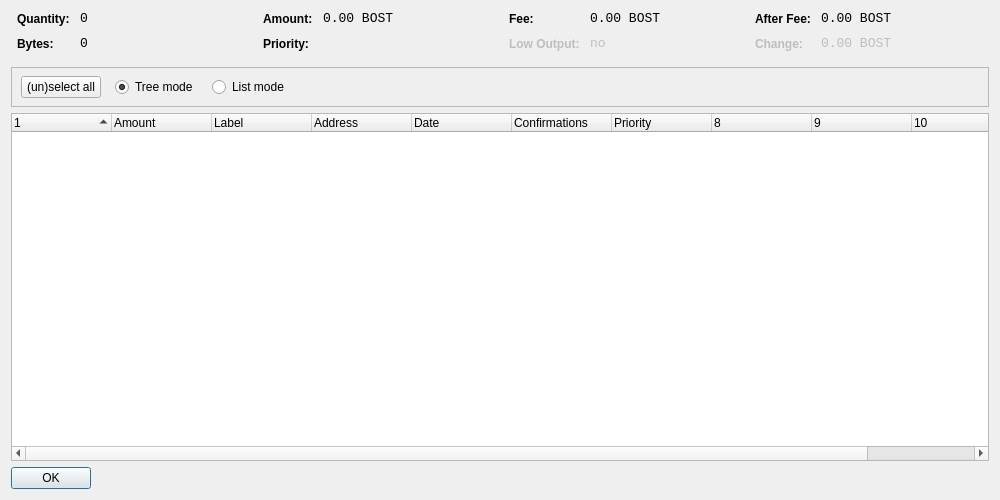
<?xml version="1.0" encoding="UTF-8"?>
<ui version="4.0">
 <class>CoinControlDialog</class>
 <widget class="QDialog" name="CoinControlDialog">
  <property name="geometry">
   <rect>
    <x>0</x>
    <y>0</y>
    <width>1000</width>
    <height>500</height>
   </rect>
  </property>
  <property name="windowTitle">
   <string>Coin Control</string>
  </property>
  <layout class="QVBoxLayout" name="verticalLayout">
   <item>
    <layout class="QHBoxLayout" name="horizontalLayoutTop" stretch="0,0,0,0">
     <property name="topMargin">
      <number>0</number>
     </property>
     <property name="bottomMargin">
      <number>10</number>
     </property>
     <item>
      <layout class="QFormLayout" name="formLayoutCoinControl1">
       <property name="horizontalSpacing">
        <number>10</number>
       </property>
       <property name="verticalSpacing">
        <number>10</number>
       </property>
       <property name="leftMargin">
        <number>6</number>
       </property>
       <property name="rightMargin">
        <number>6</number>
       </property>
       <item row="0" column="0">
        <widget class="QLabel" name="labelCoinControlQuantityText">
         <property name="styleSheet">
          <string notr="true">font-weight:bold;</string>
         </property>
         <property name="text">
          <string>Quantity:</string>
         </property>
        </widget>
       </item>
       <item row="0" column="1">
        <widget class="QLabel" name="labelCoinControlQuantity">
         <property name="font">
          <font>
           <family>Monospace</family>
           <pointsize>10</pointsize>
          </font>
         </property>
         <property name="cursor">
          <cursorShape>IBeamCursor</cursorShape>
         </property>
         <property name="contextMenuPolicy">
          <enum>Qt::ActionsContextMenu</enum>
         </property>
         <property name="text">
          <string notr="true">0</string>
         </property>
         <property name="textInteractionFlags">
          <set>Qt::LinksAccessibleByMouse|Qt::TextSelectableByKeyboard|Qt::TextSelectableByMouse</set>
         </property>
        </widget>
       </item>
       <item row="1" column="0">
        <widget class="QLabel" name="labelCoinControlBytesText">
         <property name="styleSheet">
          <string notr="true">font-weight:bold;</string>
         </property>
         <property name="text">
          <string>Bytes:</string>
         </property>
        </widget>
       </item>
       <item row="1" column="1">
        <widget class="QLabel" name="labelCoinControlBytes">
         <property name="font">
          <font>
           <family>Monospace</family>
           <pointsize>10</pointsize>
          </font>
         </property>
         <property name="cursor">
          <cursorShape>IBeamCursor</cursorShape>
         </property>
         <property name="contextMenuPolicy">
          <enum>Qt::ActionsContextMenu</enum>
         </property>
         <property name="text">
          <string notr="true">0</string>
         </property>
         <property name="textInteractionFlags">
          <set>Qt::LinksAccessibleByMouse|Qt::TextSelectableByKeyboard|Qt::TextSelectableByMouse</set>
         </property>
        </widget>
       </item>
      </layout>
     </item>
     <item>
      <layout class="QFormLayout" name="formLayoutCoinControl2">
       <property name="horizontalSpacing">
        <number>10</number>
       </property>
       <property name="verticalSpacing">
        <number>10</number>
       </property>
       <property name="leftMargin">
        <number>6</number>
       </property>
       <property name="rightMargin">
        <number>6</number>
       </property>
       <item row="0" column="0">
        <widget class="QLabel" name="labelCoinControlAmountText">
         <property name="styleSheet">
          <string notr="true">font-weight:bold;</string>
         </property>
         <property name="text">
          <string>Amount:</string>
         </property>
        </widget>
       </item>
       <item row="0" column="1">
        <widget class="QLabel" name="labelCoinControlAmount">
         <property name="font">
          <font>
           <family>Monospace</family>
           <pointsize>10</pointsize>
          </font>
         </property>
         <property name="cursor">
          <cursorShape>IBeamCursor</cursorShape>
         </property>
         <property name="contextMenuPolicy">
          <enum>Qt::ActionsContextMenu</enum>
         </property>
         <property name="text">
          <string notr="true">0.00 BOST</string>
         </property>
         <property name="textInteractionFlags">
          <set>Qt::LinksAccessibleByMouse|Qt::TextSelectableByKeyboard|Qt::TextSelectableByMouse</set>
         </property>
        </widget>
       </item>
       <item row="1" column="0">
        <widget class="QLabel" name="labelCoinControlPriorityText">
         <property name="styleSheet">
          <string notr="true">font-weight:bold;</string>
         </property>
         <property name="text">
          <string>Priority:</string>
         </property>
        </widget>
       </item>
       <item row="1" column="1">
        <widget class="QLabel" name="labelCoinControlPriority">
         <property name="font">
          <font>
           <family>Monospace</family>
           <pointsize>10</pointsize>
          </font>
         </property>
         <property name="cursor">
          <cursorShape>IBeamCursor</cursorShape>
         </property>
         <property name="contextMenuPolicy">
          <enum>Qt::ActionsContextMenu</enum>
         </property>
         <property name="text">
          <string/>
         </property>
         <property name="textInteractionFlags">
          <set>Qt::LinksAccessibleByMouse|Qt::TextSelectableByKeyboard|Qt::TextSelectableByMouse</set>
         </property>
        </widget>
       </item>
      </layout>
     </item>
     <item>
      <layout class="QFormLayout" name="formLayoutCoinControl3">
       <property name="horizontalSpacing">
        <number>10</number>
       </property>
       <property name="verticalSpacing">
        <number>10</number>
       </property>
       <property name="leftMargin">
        <number>6</number>
       </property>
       <property name="rightMargin">
        <number>6</number>
       </property>
       <item row="0" column="0">
        <widget class="QLabel" name="labelCoinControlFeeText">
         <property name="styleSheet">
          <string notr="true">font-weight:bold;</string>
         </property>
         <property name="text">
          <string>Fee:</string>
         </property>
        </widget>
       </item>
       <item row="0" column="1">
        <widget class="QLabel" name="labelCoinControlFee">
         <property name="font">
          <font>
           <family>Monospace</family>
           <pointsize>10</pointsize>
          </font>
         </property>
         <property name="cursor">
          <cursorShape>IBeamCursor</cursorShape>
         </property>
         <property name="contextMenuPolicy">
          <enum>Qt::ActionsContextMenu</enum>
         </property>
         <property name="text">
          <string notr="true">0.00 BOST</string>
         </property>
         <property name="textInteractionFlags">
          <set>Qt::LinksAccessibleByMouse|Qt::TextSelectableByKeyboard|Qt::TextSelectableByMouse</set>
         </property>
        </widget>
       </item>
       <item row="1" column="0">
        <widget class="QLabel" name="labelCoinControlLowOutputText">
         <property name="enabled">
          <bool>false</bool>
         </property>
         <property name="styleSheet">
          <string notr="true">font-weight:bold;</string>
         </property>
         <property name="text">
          <string>Low Output:</string>
         </property>
        </widget>
       </item>
       <item row="1" column="1">
        <widget class="QLabel" name="labelCoinControlLowOutput">
         <property name="enabled">
          <bool>false</bool>
         </property>
         <property name="font">
          <font>
           <family>Monospace</family>
           <pointsize>10</pointsize>
          </font>
         </property>
         <property name="cursor">
          <cursorShape>IBeamCursor</cursorShape>
         </property>
         <property name="contextMenuPolicy">
          <enum>Qt::ActionsContextMenu</enum>
         </property>
         <property name="text">
          <string notr="true">no</string>
         </property>
         <property name="textInteractionFlags">
          <set>Qt::LinksAccessibleByMouse|Qt::TextSelectableByKeyboard|Qt::TextSelectableByMouse</set>
         </property>
        </widget>
       </item>
      </layout>
     </item>
     <item>
      <layout class="QFormLayout" name="formLayoutCoinControl4">
       <property name="horizontalSpacing">
        <number>10</number>
       </property>
       <property name="verticalSpacing">
        <number>10</number>
       </property>
       <property name="leftMargin">
        <number>6</number>
       </property>
       <property name="rightMargin">
        <number>6</number>
       </property>
       <item row="0" column="0">
        <widget class="QLabel" name="labelCoinControlAfterFeeText">
         <property name="styleSheet">
          <string notr="true">font-weight:bold;</string>
         </property>
         <property name="text">
          <string>After Fee:</string>
         </property>
        </widget>
       </item>
       <item row="0" column="1">
        <widget class="QLabel" name="labelCoinControlAfterFee">
         <property name="font">
          <font>
           <family>Monospace</family>
           <pointsize>10</pointsize>
          </font>
         </property>
         <property name="cursor">
          <cursorShape>IBeamCursor</cursorShape>
         </property>
         <property name="contextMenuPolicy">
          <enum>Qt::ActionsContextMenu</enum>
         </property>
         <property name="text">
          <string notr="true">0.00 BOST</string>
         </property>
         <property name="textInteractionFlags">
          <set>Qt::LinksAccessibleByMouse|Qt::TextSelectableByKeyboard|Qt::TextSelectableByMouse</set>
         </property>
        </widget>
       </item>
       <item row="1" column="0">
        <widget class="QLabel" name="labelCoinControlChangeText">
         <property name="enabled">
          <bool>false</bool>
         </property>
         <property name="styleSheet">
          <string notr="true">font-weight:bold;</string>
         </property>
         <property name="text">
          <string>Change:</string>
         </property>
        </widget>
       </item>
       <item row="1" column="1">
        <widget class="QLabel" name="labelCoinControlChange">
         <property name="enabled">
          <bool>false</bool>
         </property>
         <property name="font">
          <font>
           <family>Monospace</family>
           <pointsize>10</pointsize>
          </font>
         </property>
         <property name="cursor">
          <cursorShape>IBeamCursor</cursorShape>
         </property>
         <property name="contextMenuPolicy">
          <enum>Qt::ActionsContextMenu</enum>
         </property>
         <property name="text">
          <string notr="true">0.00 BOST</string>
         </property>
         <property name="textInteractionFlags">
          <set>Qt::LinksAccessibleByMouse|Qt::TextSelectableByKeyboard|Qt::TextSelectableByMouse</set>
         </property>
        </widget>
       </item>
      </layout>
     </item>
    </layout>
   </item>
   <item>
    <widget class="QFrame" name="frame">
     <property name="minimumSize">
      <size>
       <width>0</width>
       <height>40</height>
      </size>
     </property>
     <property name="frameShape">
      <enum>QFrame::StyledPanel</enum>
     </property>
     <property name="frameShadow">
      <enum>QFrame::Sunken</enum>
     </property>
     <widget class="QWidget" name="horizontalLayoutWidget">
      <property name="geometry">
       <rect>
        <x>10</x>
        <y>0</y>
        <width>781</width>
        <height>41</height>
       </rect>
      </property>
      <layout class="QHBoxLayout" name="horizontalLayoutPanel" stretch="0,0,0,0,0">
       <property name="spacing">
        <number>14</number>
       </property>
       <item>
        <widget class="QPushButton" name="pushButtonSelectAll">
         <property name="sizePolicy">
          <sizepolicy hsizetype="Maximum" vsizetype="Fixed">
           <horstretch>0</horstretch>
           <verstretch>0</verstretch>
          </sizepolicy>
         </property>
         <property name="text">
          <string>(un)select all</string>
         </property>
        </widget>
       </item>
       <item>
        <widget class="QRadioButton" name="radioTreeMode">
         <property name="sizePolicy">
          <sizepolicy hsizetype="Maximum" vsizetype="Fixed">
           <horstretch>0</horstretch>
           <verstretch>0</verstretch>
          </sizepolicy>
         </property>
         <property name="text">
          <string>Tree mode</string>
         </property>
         <property name="checked">
          <bool>true</bool>
         </property>
        </widget>
       </item>
       <item>
        <widget class="QRadioButton" name="radioListMode">
         <property name="sizePolicy">
          <sizepolicy hsizetype="Maximum" vsizetype="Fixed">
           <horstretch>0</horstretch>
           <verstretch>0</verstretch>
          </sizepolicy>
         </property>
         <property name="text">
          <string>List mode</string>
         </property>
        </widget>
       </item>
       <item>
        <spacer name="horizontalSpacer">
         <property name="orientation">
          <enum>Qt::Horizontal</enum>
         </property>
         <property name="sizeHint" stdset="0">
          <size>
           <width>40</width>
           <height>20</height>
          </size>
         </property>
        </spacer>
       </item>
      </layout>
     </widget>
    </widget>
   </item>
   <item>
    <widget class="CoinControlTreeWidget" name="treeWidget">
     <property name="contextMenuPolicy">
      <enum>Qt::CustomContextMenu</enum>
     </property>
     <property name="sortingEnabled">
      <bool>false</bool>
     </property>
     <property name="columnCount">
      <number>11</number>
     </property>
     <attribute name="headerShowSortIndicator" stdset="0">
      <bool>true</bool>
     </attribute>
     <attribute name="headerStretchLastSection">
      <bool>false</bool>
     </attribute>
     <column>
      <property name="text">
       <string/>
      </property>
     </column>
     <column>
      <property name="text">
       <string>Amount</string>
      </property>
     </column>
     <column>
      <property name="text">
       <string>Label</string>
      </property>
     </column>
     <column>
      <property name="text">
       <string>Address</string>
      </property>
     </column>
     <column>
      <property name="text">
       <string>Date</string>
      </property>
     </column>
     <column>
      <property name="text">
       <string>Confirmations</string>
      </property>
      <property name="toolTip">
       <string>Confirmed</string>
      </property>
     </column>
     <column>
      <property name="text">
       <string>Priority</string>
      </property>
     </column>
     <column>
      <property name="text">
       <string/>
      </property>
     </column>
     <column>
      <property name="text">
       <string/>
      </property>
     </column>
     <column>
      <property name="text">
       <string/>
      </property>
     </column>
     <column>
      <property name="text">
       <string/>
      </property>
     </column>
    </widget>
   </item>
   <item>
    <widget class="QDialogButtonBox" name="buttonBox">
     <property name="sizePolicy">
      <sizepolicy hsizetype="Maximum" vsizetype="Fixed">
       <horstretch>0</horstretch>
       <verstretch>0</verstretch>
      </sizepolicy>
     </property>
     <property name="orientation">
      <enum>Qt::Horizontal</enum>
     </property>
     <property name="standardButtons">
      <set>QDialogButtonBox::Ok</set>
     </property>
    </widget>
   </item>
  </layout>
 </widget>
 <customwidgets>
  <customwidget>
   <class>CoinControlTreeWidget</class>
   <extends>QTreeWidget</extends>
   <header>coincontroltreewidget.h</header>
  </customwidget>
 </customwidgets>
 <resources/>
 <connections/>
</ui>
